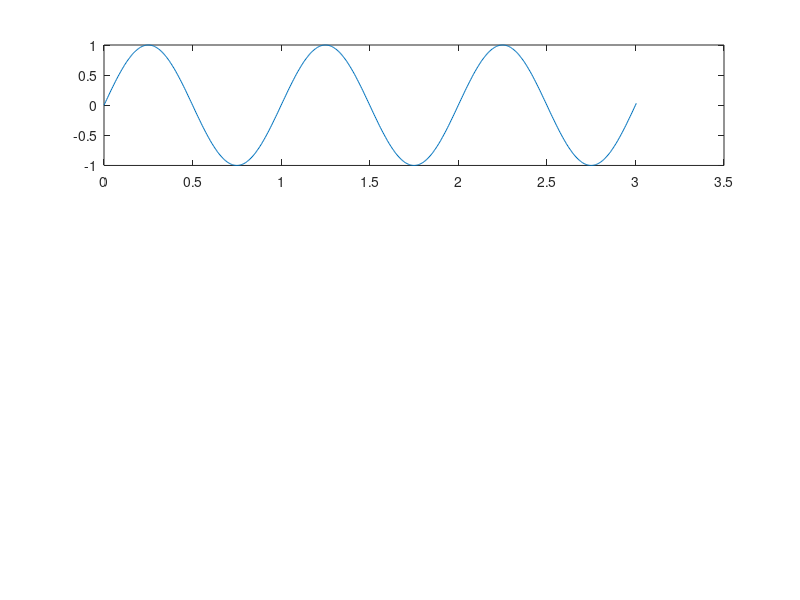

Write the MATLAB code that produced this figure. (Note: this script raises an error after producing the figure.)
Fs = 200;
t = [0:3*Fs+1]'/Fs; Fc = 10;
x = sin(2*pi*t); 
hold on;
%AM DSB SC
subplot(3,1,1);
plot(t,x); 
hold on;
ydouble = modulate(x,Fc,Fs,'amdsb-sc'); 
plot(t,ydouble,'r')
xlabel('waktu t (detik)'); ylabel('AM-DSB-SC');
axis([0 3 -1 1]);
grid on;
%AM-DSB-FC
ydoubletc = modulate(x,Fc,Fs,'amdsb-tc',1);
subplot(3,1,2);
plot(t,x); hold on
xlabel('waktu t (detik)'); ylabel('AM-DSB-FC');
plot(t,ydoubletc,'r');
axis([0 3 -2 2]);
grid on;
%AM-SSB
ysingle=modulate(x,Fc,Fs,'amssb'); 
subplot(3,1,3);
plot(t,x); hold on xlabel('waktu t (detik)'); ylabel('AM-SSB');
plot(t,ysingle,'r');
axis([0 3 -1 1]);
grid on
%CODINGAN DEMODULASI
%AM-DSB-SC
hold on;
y1 = demod(ydouble,Fc,Fs,'amdsb-sc');
subplot(3,1,1);
plot(t,y1,'-k');
axis([0 3 -1 1]);
%AM-DSB-FC
y2 = demod(ydoubletc,Fc,Fs,'amdsb-tc');
subplot(3,1,2);
plot(t,y2, '-k');
axis([0 3 -2 2]);
%AM-SSB
y3 = demod(ysingle,Fc,Fs,'amssb');
subplot(3,1,3);
plot(t,y3,'-k');
axis([0 3 -1 1]);